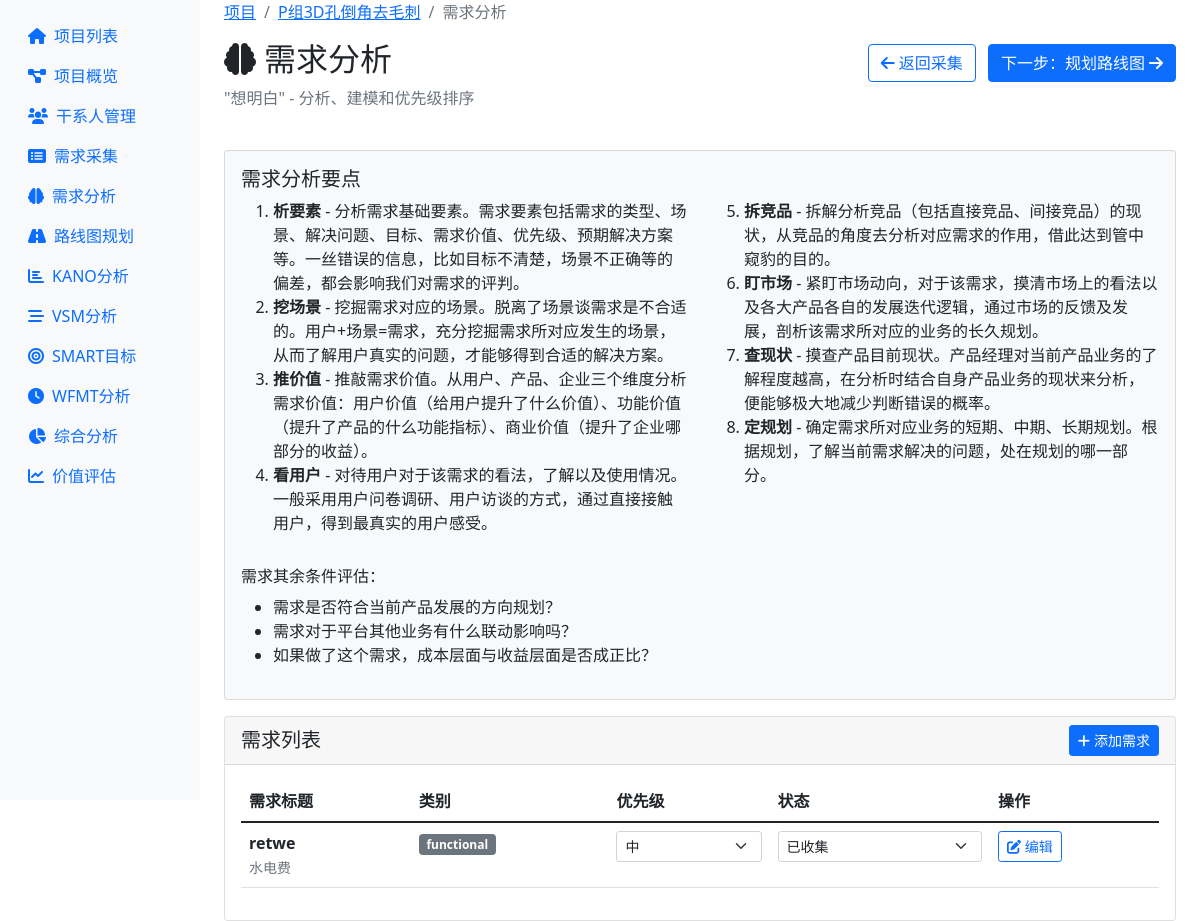
The page /project/1/requirement-analysis (signed in) on the database its author committed.
### models.py (models this page shows, shortened)
class Project(db.Model):
    __tablename__ = 'projects'
    id = db.Column(db.Integer, primary_key=True)
    name = db.Column(db.String(100), nullable=False)
    description = db.Column(db.Text)
    created_at = db.Column(db.DateTime, default=datetime.utcnow)
    updated_at = db.Column(db.DateTime, default=datetime.utcnow, onupdate=datetime.utcnow)
    stakeholders = db.relationship('Stakeholder', backref='project', lazy=True, cascade='all, delete-orphan')
    requirements = db.relationship('Requirement', backref='project', lazy=True, cascade='all, delete-orphan')
    milestones = db.relationship('Milestone', backref='project', lazy=True, cascade='all, delete-orphan')

class Requirement(db.Model):
    __tablename__ = 'requirements'
    id = db.Column(db.Integer, primary_key=True)
    project_id = db.Column(db.Integer, db.ForeignKey('projects.id'), nullable=False)
    title = db.Column(db.String(200), nullable=False)
    requirement_type = db.Column(db.String(50))  # 类型
    scenario = db.Column(db.Text)  # 场景
    problem = db.Column(db.Text)  # 解决的问题
    current_solution = db.Column(db.Text)  # 当前解决方案
    goal = db.Column(db.Text)  # 目标
    expected_solution = db.Column(db.Text)  # 预期方案
    value = db.Column(db.Text)  # 价值
    priority_level = db.Column(db.String(20), default='medium')  # 优先级
    other_info = db.Column(db.Text)  # 其他
    source = db.Column(db.String(100))  # 需求来源
    category = db.Column(db.String(50))  # 需求类别
    priority = db.Column(db.String(20), default='medium')  # low, medium, high, critical
    status = db.Column(db.String(20), default='collected')  # collected, analyzing, confirmed, rejected, completed
    acceptance_criteria = db.Column(db.Text)  # 验收标准
    created_at = db.Column(db.DateTime, default=datetime.utcnow)
    updated_at = db.Column(db.DateTime, default=datetime.utcnow, onupdate=datetime.utcnow)
    estimated_business_value = db.Column(db.Integer, default=5)  # 预估业务价值 (1-10)
    estimated_user_value = db.Column(db.Integer, default=5)      # 预估用户价值 (1-10)
    estimated_technical_value = db.Column(db.Integer, default=5) # 预估技术价值 (1-10)
    estimated_effort = db.Column(db.Integer, default=5)          # 预估工作量 (1-10)
    estimated_roi = db.Column(db.Float, default=0.0)             # 预估ROI
    actual_business_value = db.Column(db.Integer, default=0)     # 实际业务价值 (1-10)
    actual_user_value = db.Column(db.Integer, default=0)         # 实际用户价值 (1-10)
    actual_technical_value = db.Column(db.Integer, default=0)    # 实际技术价值 (1-10)
    actual_effort = db.Column(db.Integer, default=0)             # 实际工作量 (1-10)
    actual_roi = db.Column(db.Float, default=0.0)                # 实际ROI
    value_assessor = db.Column(db.String(100))                   # 价值评估人
    value_assessment_date = db.Column(db.DateTime)               # 价值评估日期
    actual_value_assessor = db.Column(db.String(100))            # 实际价值评估人
    actual_value_assessment_date = db.Column(db.DateTime)        # 实际价值评估日期
    expected_completion_date = db.Column(db.Date)                # 期望完成日期
    assigned_milestone_id = db.Column(db.Integer, db.ForeignKey('milestones.id'))  # 分配的里程碑
    vsm_process_steps = db.Column(db.Text)  # 价值流步骤
    cycle_time = db.Column(db.Float)        # 周期时间
    lead_time = db.Column(db.Float)         # 交付时间
    process_efficiency = db.Column(db.Float) # 流程效率
    vsm_current_state = db.Column(db.Text)  # 当前状态图
    vsm_future_state = db.Column(db.Text)   # 未来状态图
    kano_category = db.Column(db.String(20))  # KANO分类: must-be, one-dimensional, attractive, indifferent, reverse
    kano_survey_data = db.Column(db.Text)     # 调查数据
    kano_priority_score = db.Column(db.Float) # 优先级评分
    kano_positive_answer = db.Column(db.String(20))  # 正向问题答案
    kano_negative_answer = db.Column(db.String(20))  # 反向问题答案
    smart_specific = db.Column(db.Text)       # 明确性
    smart_measurable = db.Column(db.Text)     # 可衡量
    smart_achievable = db.Column(db.Boolean)  # 可实现
    smart_relevant = db.Column(db.Text)       # 相关性
    smart_timebound = db.Column(db.Date)      # 时限性
    smart_target_level = db.Column(db.String(20))  # 目标级别: basic, challenge, ideal
    wfmt_analysis = db.Column(db.Text)        # 动作分析数据
    standard_time = db.Column(db.Float)       # 标准时间
    improvement_potential = db.Column(db.Float) # 改善潜力
    wfmt_tmu_total = db.Column(db.Float)      # 总TMU时间
    wfmt_allowance_rate = db.Column(db.Float) # 宽放率
    user_research_data = db.Column(db.Text)           # 用户调研数据
    user_feedback = db.Column(db.Text)                # 用户反馈
    user_satisfaction = db.Column(db.Integer)         # 用户满意度评分 (1-10)
    target_user_group = db.Column(db.String(100))     # 目标用户群体
    competitor_analysis = db.Column(db.Text)          # 竞品分析
    competitor_products = db.Column(db.String(200))   # 相关竞品列表
    competitive_advantage = db.Column(db.Text)        # 竞争优势
    market_research = db.Column(db.Text)              # 市场调研数据
    market_size = db.Column(db.String(50))            # 市场规模
    market_trends = db.Column(db.Text)                # 市场趋势
    current_state_analysis = db.Column(db.Text)       # 当前产品状态分析
    product_lifecycle_stage = db.Column(db.String(50)) # 产品生命周期阶段
    technical_constraints = db.Column(db.Text)         # 技术约束条件
    resource_constraints = db.Column(db.Text)          # 资源约束条件
    short_term_plan = db.Column(db.Text)              # 短期规划
    medium_term_plan = db.Column(db.Text)             # 中期规划
    long_term_plan = db.Column(db.Text)               # 长期规划
    strategic_alignment = db.Column(db.Text)           # 战略对齐说明
    risk_assessment = db.Column(db.Text)              # 风险评估
    technical_risks = db.Column(db.Text)              # 技术风险
    business_risks = db.Column(db.Text)               # 业务风险
    implementation_risks = db.Column(db.Text)         # 实施风险
    development_cost_estimate = db.Column(db.Integer) # 开发成本估算
    operational_cost_estimate = db.Column(db.Integer) # 运营成本估算
    expected_revenue = db.Column(db.Integer)          # 预期收益
    cost_benefit_analysis = db.Column(db.Text)        # 成本效益分析
    implementation_priority = db.Column(db.String(20)) # 实施优先级
    dependencies = db.Column(db.Text)                  # 依赖关系
    alternative_solutions = db.Column(db.Text)         # 替代方案
    success_metrics = db.Column(db.Text)               # 成功指标
    kano_survey_completed = db.Column(db.Boolean, default=False)  # KANO调查完成状态
    kano_survey_date = db.Column(db.DateTime)          # KANO调查日期
    kano_positive_question = db.Column(db.Text)        # 正向问题
    kano_negative_question = db.Column(db.Text)        # 反向问题
    vsm_analyzed = db.Column(db.Boolean, default=False)  # VSM分析完成状态
    vsm_analysis_date = db.Column(db.DateTime)        # VSM分析日期
    vsm_process_steps_json = db.Column(db.Text)       # 流程步骤JSON数据
    vsm_improvement_actions = db.Column(db.Text)      # 改善措施
    smart_goal_set = db.Column(db.Boolean, default=False)  # SMART目标设定状态
    smart_goal_date = db.Column(db.DateTime)          # SMART目标设定日期
    smart_progress = db.Column(db.Float, default=0.0) # 目标完成进度
    smart_measurement_unit = db.Column(db.String(50)) # 衡量单位
    wfmt_analyzed = db.Column(db.Boolean, default=False)  # WFMT分析完成状态
    wfmt_analysis_date = db.Column(db.DateTime)       # WFMT分析日期
    wfmt_action_sequence = db.Column(db.Text)         # 动作序列JSON
    wfmt_before_time = db.Column(db.Float)            # 改善前时间
    wfmt_after_time = db.Column(db.Float)             # 改善后时间
    wfmt_time_saved = db.Column(db.Float)             # 节省时间

### app.py (the view)
@app.route('/project/<int:project_id>/requirement-analysis')
@login_required
def requirement_analysis(project_id):
    project = Project.query.get_or_404(project_id)
    requirements = Requirement.query.filter_by(project_id=project_id).all()
    priority_stats = {}
    category_stats = {}
    for req in requirements:
        priority_stats[req.priority] = priority_stats.get(req.priority, 0) + 1
        category_stats[req.category] = category_stats.get(req.category, 0) + 1
    response = make_response(render_template('requirement_analysis.html',
                          project=project,
                          requirements=requirements,
                          priority_stats=priority_stats,
                          category_stats=category_stats))
    return response

### app.py (called while the page is built)
@app.after_request
def after_request(response):
    response.headers["Cache-Control"] = "no-cache, no-store, must-revalidate"
    response.headers["Pragma"] = "no-cache"
    response.headers["Expires"] = "0"
    return response

def login_required(f):
    @functools.wraps(f)
    def decorated_function(*args, **kwargs):
        if 'user_id' not in session:
            return jsonify({'success': False, 'error': '需要登录'}), 401
        return f(*args, **kwargs)
    return decorated_function

### templates/requirement_analysis.html (shortened to what this page needs)
{% extends "base.html" %}
{% block content %}
<div class="row mb-4">
    <div class="col-12">
        <nav aria-label="breadcrumb">
            <ol class="breadcrumb">
                <li class="breadcrumb-item"><a href="{{ url_for('index') }}">项目</a></li>
                <li class="breadcrumb-item"><a href="{{ url_for('project_detail', project_id=project.id) }}">{{ project.name }}</a></li>
                <li class="breadcrumb-item active">需求分析</li>
            </ol>
        </nav>
        <div class="d-flex justify-content-between align-items-center">
            <h2><i class="fas fa-brain me-2"></i>需求分析</h2>
            <div>
                <a href="{{ url_for('requirement_collection', project_id=project.id) }}" class="btn btn-outline-primary me-2">
                    <i class="fas fa-arrow-left me-1"></i>返回采集
                </a>
                <a href="{{ url_for('roadmap_planning', project_id=project.id) }}" class="btn btn-primary">
                    下一步：规划路线图<i class="fas fa-arrow-right ms-1"></i>
                </a>
            </div>
        </div>
        <p class="text-muted">"想明白" - 分析、建模和优先级排序</p>
    </div>
</div>
<div class="row mb-3">
    <div class="col-12">
        <div class="card bg-light">
            <div class="card-body">
                <h5 class="card-title">需求分析要点</h5>
                <div class="row">
                    <div class="col-md-6">
                        <ol>
                            <li><strong>析要素</strong> - 分析需求基础要素。需求要素包括需求的类型、场景、解决问题、目标、需求价值、优先级、预期解决方案等。一丝错误的信息，比如目标不清楚，场景不正确等的偏差，都会影响我们对需求的评判。</li>
                            <li><strong>挖场景</strong> - 挖掘需求对应的场景。脱离了场景谈需求是不合适的。用户+场景=需求，充分挖掘需求所对应发生的场景，从而了解用户真实的问题，才能够得到合适的解决方案。</li>
                            <li><strong>推价值</strong> - 推敲需求价值。从用户、产品、企业三个维度分析需求价值：用户价值（给用户提升了什么价值）、功能价值（提升了产品的什么功能指标）、商业价值（提升了企业哪部分的收益）。</li>
                            <li><strong>看用户</strong> - 对待用户对于该需求的看法，了解以及使用情况。一般采用用户问卷调研、用户访谈的方式，通过直接接触用户，得到最真实的用户感受。</li>
                        </ol>
                    </div>
                    <div class="col-md-6">
                        <ol start="5">
                            <li><strong>拆竞品</strong> - 拆解分析竞品（包括直接竞品、间接竞品）的现状，从竞品的角度去分析对应需求的作用，借此达到管中窥豹的目的。</li>
                            <li><strong>盯市场</strong> - 紧盯市场动向，对于该需求，摸清市场上的看法以及各大产品各自的发展迭代逻辑，通过市场的反馈及发展，剖析该需求所对应的业务的长久规划。</li>
                            <li><strong>查现状</strong> - 摸查产品目前现状。产品经理对当前产品业务的了解程度越高，在分析时结合自身产品业务的现状来分析，便能够极大地减少判断错误的概率。</li>
                            <li><strong>定规划</strong> - 确定需求所对应业务的短期、中期、长期规划。根据规划，了解当前需求解决的问题，处在规划的哪一部分。</li>
                        </ol>
                    </div>
                </div>
                <div class="mt-3">
                    <h6>需求其余条件评估：</h6>
                    <ul>
                        <li>需求是否符合当前产品发展的方向规划？</li>
                        <li>需求对于平台其他业务有什么联动影响吗？</li>
                        <li>如果做了这个需求，成本层面与收益层面是否成正比？</li>
                    </ul>
                </div>
            </div>
        </div>
    </div>
</div>
<div class="row">
    <div class="col-12">
        <div class="card">
            <div class="card-header d-flex justify-content-between align-items-center">
                <h5 class="mb-0">需求列表</h5>
                <a href="{{ url_for('requirement_collection', project_id=project.id) }}" class="btn btn-sm btn-primary">
                    <i class="fas fa-plus me-1"></i>添加需求
                </a>
            </div>
            <div class="card-body">
                <div class="table-responsive">
                    <table class="table table-hover">
                        <thead>
                            <tr>
                                <th>需求标题</th>
                                <th>类别</th>
                                <th>优先级</th>
                                <th>状态</th>
                                <th>操作</th>
                            </tr>
                        </thead>
                        <tbody>
                            {% for requirement in requirements %}
                            <tr>
                                <td>
                                    <strong>{{ requirement.title }}</strong>
                                    <br>
                                    <small class="text-muted">
                                        {{ (requirement.scenario or '')[:80] }}
                                    </small>
                                </td>
                                <td>
                                    <span class="badge bg-secondary">{{ requirement.category or '未分类' }}</span>
                                </td>
                                <td>
                                    <select class="form-select form-select-sm priority-select"
                                            data-requirement-id="{{ requirement.id }}">
                                        <option value="medium" {% if requirement.priority == 'medium' %}selected{% endif %}>中</option>
                                    </select>
                                </td>
                                <td>
                                    <select class="form-select form-select-sm status-select"
                                            data-requirement-id="{{ requirement.id }}">
                                        <option value="collected" {% if requirement.status == 'collected' %}selected{% endif %}>已收集</option>
                                    </select>
                                </td>
                                <td>
                                    <button class="btn btn-sm btn-outline-primary edit-btn"
                                            data-requirement-id="{{ requirement.id }}">
                                        <i class="fas fa-edit"></i> 编辑
                                    </button>
                                </td>
                            </tr>
                            {% endfor %}
                        </tbody>
                    </table>
                </div>
            </div>
        </div>
    </div>
</div>
{% endblock %}

### rows shown on the page
Project: name "P组3D孔倒角去毛刺"
Requirement: title "retwe", scenario "水电费", category "functional", priority+id "中", id "已收集"
